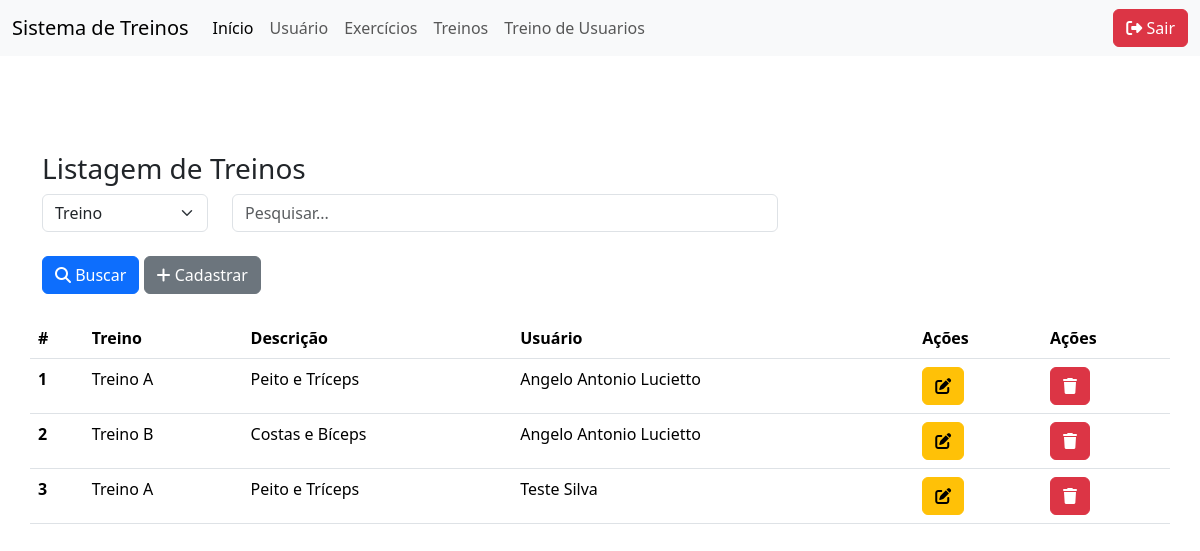
The page /treino/TreinoList.php on the database its author committed.
### tables this page shows
CREATE TABLE IF NOT EXISTS `treino` (
  `id` int NOT NULL AUTO_INCREMENT,
  `nome` varchar(100) DEFAULT NULL,
  `descricao` text,
  `usuario_id` int unsigned DEFAULT NULL,
  PRIMARY KEY (`id`)
);

CREATE TABLE IF NOT EXISTS `usuario` (
  `id` int NOT NULL AUTO_INCREMENT,
  `nome` varchar(100) DEFAULT NULL,
  `senha` varchar(150) NOT NULL DEFAULT '0',
  `cpf` varchar(50) DEFAULT NULL,
  `telefone` varchar(50) DEFAULT NULL,
  `email` varchar(50) DEFAULT NULL,
  `cargo` enum('aluno','professor') DEFAULT NULL,
  PRIMARY KEY (`id`)
);

### db.class.php (called while the page is built, shortened)
<?php
class db {
    private $host = "localhost";
    private $user = "root";
    private $password = "";
    private $dbname ="bancotrabalhopweb1";
    private $table_name;
    public function __construct($table_name){
        $this->table_name = $table_name;
        return $this->conn();
    }
    function conn(){
        try{
            $conn = new PDO(
                "mysql:host=$this->host;dbname=$this->dbname",
                $this->user,
                $this->password,
                [
                    PDO::ATTR_ERRMODE,
                    PDO::ERRMODE_EXCEPTION,
                    PDO::MYSQL_ATTR_INIT_COMMAND =>"SET NAMES utf8"
                ]
            );
            return $conn;
        } catch(PDOException $e){
            echo "Erro: ". $e->getMessage();
        }
    }
    public function all(){
        $conn = $this->conn();
        $sql = "SELECT * FROM $this->table_name";
        $st = $conn->prepare( $sql);
        $st->execute();
        return $st->fetchAll(PDO::FETCH_CLASS);
    }
    public function find($id){
        $conn = $this->conn();
        $sql = "SELECT * FROM $this->table_name WHERE id = ?";
        $st = $conn->prepare( $sql);
        $st->execute([$id]);
        return $st->fetchObject();
    }
}

### treino/TreinoList.php (the view, shortened to what this page needs)
<?php
    include "../db.class.php";
    include_once "../header.php";
    $db = new db('treino');
    if (!empty($_POST)) {
        $dados = $db->search($_POST);
    } else {
        $dados = $db->all();
    }
?>
<body>
    <div class="container mt-5">
        <div class="row">
            <h3>Listagem de Treinos</h3>
            <form action="./TreinoList.php" method="post">
                <div class="row">
                    <div class="col-md-2">
                        <select name="tipo" class="form-select">
                            <option value="nome">Treino</option>
                        </select>
                    </div>
                    <div class="col-md-6">
                        <input type="text" name="valor" placeholder="Pesquisar..." class="form-control">
                    </div>
                </div>
                <div class="row">
                    <div class="col mt-4">
                        <button type="submit" class="btn btn-primary"><i class="fa-solid fa-magnifying-glass"></i> Buscar</button>
                        <a href="./TreinoForm.php" class="btn btn-secondary"><i class="fa-solid fa-plus"></i> Cadastrar</a>
                    </div>
                </div>
            </form>
        </div>
        <div class="row mt-4">
            <table class="table table-hover">
                <thead>
                    <tr>
                        <th>#</th>
                        <th>Treino</th>
                        <th>Descrição</th>
                        <th>Usuário</th>
                        <th>Ações</th>
                        <th>Ações</th>
                    </tr>
                </thead>
                <tbody>
                    <?php
                        $dbUsuario = new db('usuario');
                        foreach ($dados as $item) {
                            $usuario = $dbUsuario->find($item->usuario_id);
                            $nomeUsuario = $usuario ? $usuario->nome : 'Usuário não encontrado';
                            echo "
                            <tr>
                                <th scope='row'>{$item->id}</th>
                                <td>{$item->nome}</td>
                                <td>{$item->descricao}</td>
                                <td>{$nomeUsuario}</td>
                                <td><a class='btn btn-warning' title='Editar' href='./TreinoForm.php?id={$item->id}'><i class='fa-solid fa-pen-to-square'></i></a></td>
                                <td>
                                    <a class='btn btn-danger' title='Excluir'
                                        onclick='return confirm(\"Deseja excluir este treino?\")'
                                        href='./TreinoList.php?id={$item->id}'><i class='fa-solid fa-trash'></i></a>
                                </td>
                            </tr>
                            ";
                        }
                    ?>
                </tbody>
            </table>
        </div>
    </div>
<?php include_once "../footer.php"; ?>

### rows shown on the page
treino: id "1", nome "Treino A", descricao "Peito e Tríceps", usuario.nome "Angelo Antonio Lucietto"
treino: id "2", nome "Treino B", descricao "Costas e Bíceps", usuario.nome "Angelo Antonio Lucietto"
treino: id "3", nome "Treino A", descricao "Peito e Tríceps", usuario.nome "Teste Silva"
